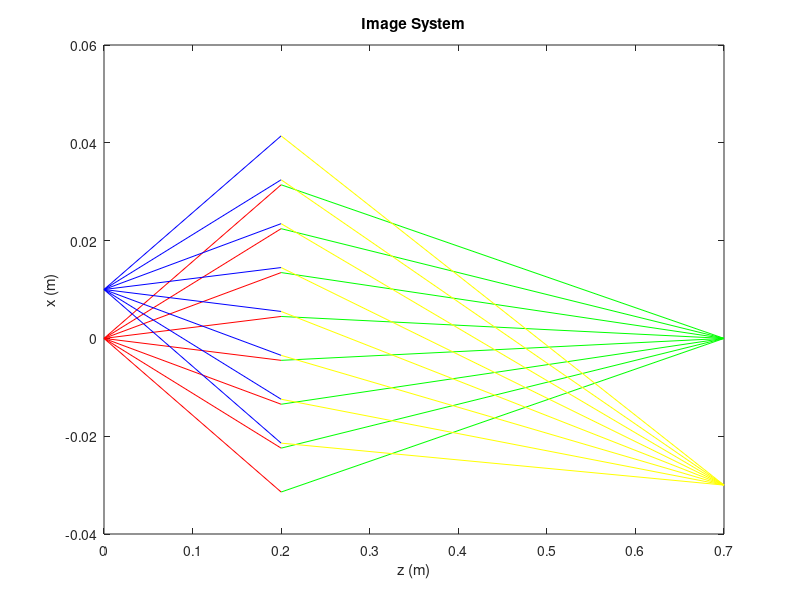

The MATLAB script that drew this image:
numberOfAngles = 8;

angles = [linspace(-pi/20, pi/20, numberOfAngles)];

start_0mm = zeros(4, numberOfAngles);
start_10mm = zeros(4, numberOfAngles);

start_0mm(2, :) = angles; % x1 = 0, theta_x_1 = -pi/20 to pi/20, y1 = 0, theta_y_1 = 0;
start_10mm(2, :) = angles;

start_10mm(1, :) = .010;
% matrix of angles

d_1 = 0.2; % millimeters

f = .150; % millimeters

free_space_1 = [
    1, d_1, 0, 0;
    0, 1, 0, 0;
    0, 0, 1, d_1;
    0, 0, 0, 1
    ]; % d_1 represents the distance the rays propogated before the lens. 

lens = [
    1, 0, 0, 0;
    -1/f, 1, 0, 0;
    0, 0, 1, 0;
    0, 0, -1/f, 1
    ]; % lens represents the distance propogated through the lens. 

d_2 = ((1/f) - (1/d_1))^(-1); % millimeters

free_space_2 = [ % solve for the new d
    1, d_2, 0, 0;
    0, 1, 0, 0;
    0, 0, 1, d_2;
    0, 0, 0, 1
    ]; % d_1 represents the distance the rays propogated after the lens. 

figure;

middle_0mm = free_space_1 * start_0mm;
middle_10mm = free_space_1 * start_10mm;

plot([zeros(1, 8); d_1*ones(1, 8)], [start_0mm(1, :); middle_0mm(1, :)], "r");
hold on;

plot([zeros(1, 8); d_1*ones(1, 8)], [start_10mm(1, :); middle_10mm(1, :)], "b");
hold on;

end_0mm = (free_space_2 * lens) * middle_0mm;
end_10mm = (free_space_2 * lens) * middle_10mm;

plot([d_1*ones(1, 8); (d_1 + 0.5)*ones(1, 8)], [middle_0mm(1, :); end_0mm(1, :)], "g");
hold on;

plot([d_1*ones(1, 8); (d_1 + 0.5)*ones(1, 8)], [middle_10mm(1, :); end_10mm(1, :)], "y");
hold on;

xlabel("z (m)");
ylabel("x (m)");
title("Image System");

hold off; 